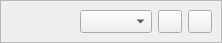
<?xml version="1.0" encoding="UTF-8"?>
<ui version="4.0">
 <class>LayerEntry</class>
 <widget class="QWidget" name="LayerEntry">
  <property name="geometry">
   <rect>
    <x>0</x>
    <y>0</y>
    <width>222</width>
    <height>43</height>
   </rect>
  </property>
  <property name="sizePolicy">
   <sizepolicy hsizetype="Minimum" vsizetype="Preferred">
    <horstretch>0</horstretch>
    <verstretch>0</verstretch>
   </sizepolicy>
  </property>
  <property name="minimumSize">
   <size>
    <width>0</width>
    <height>0</height>
   </size>
  </property>
  <property name="maximumSize">
   <size>
    <width>16777215</width>
    <height>16777215</height>
   </size>
  </property>
  <layout class="QGridLayout" name="gridLayout">
   <property name="leftMargin">
    <number>0</number>
   </property>
   <property name="topMargin">
    <number>0</number>
   </property>
   <property name="rightMargin">
    <number>0</number>
   </property>
   <property name="bottomMargin">
    <number>0</number>
   </property>
   <item row="0" column="0">
    <widget class="QFrame" name="frame">
     <property name="frameShape">
      <enum>QFrame::StyledPanel</enum>
     </property>
     <property name="frameShadow">
      <enum>QFrame::Sunken</enum>
     </property>
     <layout class="QGridLayout" name="gridLayout_2">
      <item row="0" column="1">
       <widget class="QComboBox" name="composer_fn">
        <property name="sizePolicy">
         <sizepolicy hsizetype="Fixed" vsizetype="Fixed">
          <horstretch>0</horstretch>
          <verstretch>0</verstretch>
         </sizepolicy>
        </property>
        <property name="maximumSize">
         <size>
          <width>100</width>
          <height>100</height>
         </size>
        </property>
       </widget>
      </item>
      <item row="0" column="3">
       <widget class="QToolButton" name="edit">
        <property name="toolTip">
         <string>Edit layer settings</string>
        </property>
        <property name="text">
         <string/>
        </property>
       </widget>
      </item>
      <item row="0" column="0">
       <widget class="QLabel" name="effect_name">
       </widget>
      </item>
      <item row="0" column="4">
       <widget class="QToolButton" name="remove">
        <property name="toolTip">
         <string>Remove layer</string>
        </property>
        <property name="text">
         <string/>
        </property>
       </widget>
      </item>
     </layout>
    </widget>
   </item>
  </layout>
 </widget>
 <resources/>
 <connections/>
</ui>
